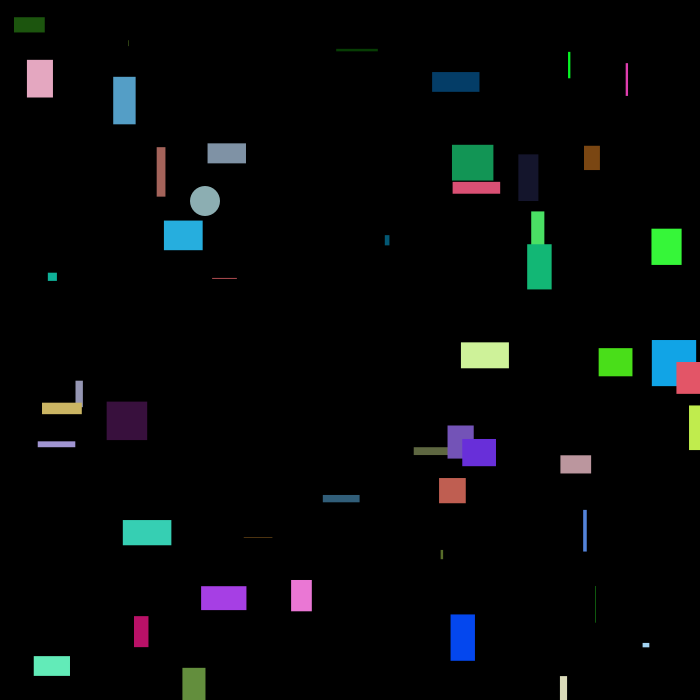
Frame 1 (no input)
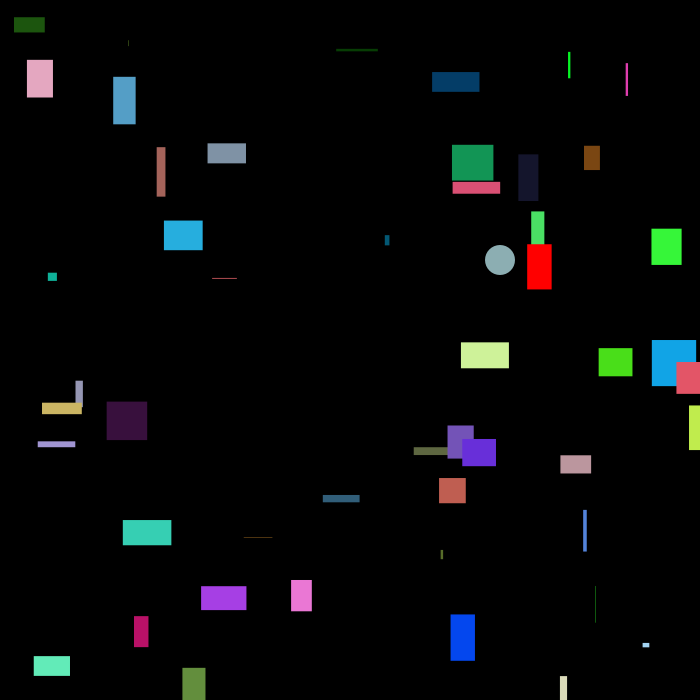
Frame 60 (the mouse pressed at the canvas centre just before this capture)
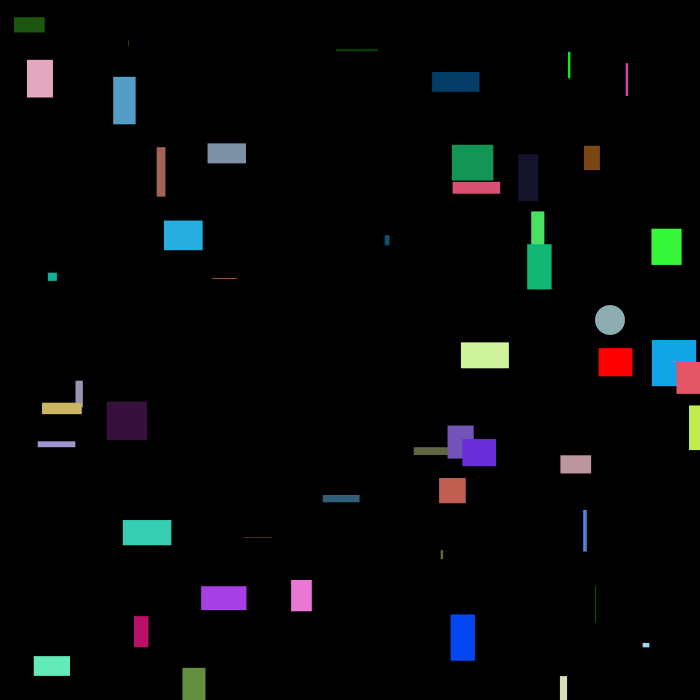
Frame 120 (the mouse held since frame 60 and released just before this capture)

The Processing sketch that drew these frames (run headless with seeded random() and noise(); from frame 60 on, the mouse is pressed at the canvas centre):

// Processing sketch: processing_178717
// ── processing_178717.pde

Ball b;
ArrayList<Rectangle> rectangles = new ArrayList<Rectangle>();
float count;
boolean keyleft,keyright, keyUp, keyDown, keySpace;
void setup()
{
  count = 0;
  size(700,700);
  b = new Ball(200,200,5,1);
  while (count<50)
  {
    rectangles.add( new Rectangle() );
    count = count + 1;
  }
}

void draw()
{
  background(0);
  b.drawBall();
  for (int i = 0; i < rectangles.size(); i++)
  {
    Rectangle r1 = rectangles.get(i);
    if (keyright)
    {
      r1.moveRight();
    }
    if (keyleft)
    {
      r1.moveLeft();
    }
    if (keyUp)
    {
      r1.moveUp();
    }
    if (keyDown)
    {
      r1.moveDown();
    }
    if (keySpace)
    {
      r1.xpos = random(width);
      r1.ypos = random(height);
    }
    r1.updateRectangle();
    r1.drawRectangle();
  }
}
  
    void  keyPressed()
  {
      if (keyCode == LEFT)     keyleft= true;
      if (keyCode == RIGHT)    keyright= true;
      if (keyCode == UP)       keyUp = true;
      if (keyCode == DOWN)     keyDown = true;
      if (keyCode == ' ')      keySpace = true;
  }
  void keyReleased()
  {
    if (keyCode == LEFT)     keyleft= false;
    if (keyCode == RIGHT)    keyright= false;
    if (keyCode == UP)       keyUp = false;
    if (keyCode == DOWN)     keyDown = false;
    if (keyCode == ' ')      keySpace = false;
  }
  


class Ball
{
  float xpos;
  float ypos;
  float xvel;
  float yvel;
  float s;
  
  Ball(float x, float y, float xv, float yv)
  {
    xpos = x;
    ypos = y;
    xvel = xv;
    yvel = yv;
    s = 30;
  }
  
  void drawBall()
  {
    xpos += xvel;
    ypos += yvel;
    
    if ((xpos < 0) || (xpos > width))  xvel *= -1;
    if ((ypos < 0) || (ypos > height))  yvel *= -1;
    
    fill(#8CAEB2);
    noStroke();
    ellipse(xpos,ypos,s,s);
  }
  float getx()
  {
    return xpos;
  }
  float gety()
  {
    return ypos;
  }
 
}

class Rectangle
{
  float xpos;
  float ypos;
  float Width;
  float Height;
  color c;
  boolean col = false;
  color originalColor;
  
  Rectangle()
  {
    xpos = random(width);
    ypos = random(height);
    Width = random(50);
    Height = random(50);
    originalColor = color(int(random(255)),int(random(255)),int(random(255)));
    c = originalColor;
  }
  
  void drawRectangle()
  {
    fill(c);
    rect(xpos,ypos,Width,Height);  
  }

void moveRight()
{   
    xpos = xpos + 5;
    if (xpos >= width - Width)
    {
      xpos = width - Width;
    }
}
 
void moveLeft()
{
    xpos = xpos - 5;
    if (xpos < 0)
    {
      xpos = 0;
    }
}
void moveUp()
{
  ypos = ypos - 5;
  if(ypos < 0 )
  {
    ypos = 0 ;
  }
}
void moveDown()
{
  ypos = ypos + 5;
  if (ypos > height - Height)
  {
    ypos =height - Height;
  }
}
void updateRectangle()
{
  
  if((b.gety() > (ypos - 30) ) && ((b.getx() > xpos - 30) && (b.getx() < xpos + Width)) && (b.gety() < ypos + Height + 30))
  {
    col = true;
  }else
    col = false;
  if (col == true)
  {
    c = color(255,0,0);
  }
  else 
  {
    c = originalColor;
  }
}
    
    
  
}
